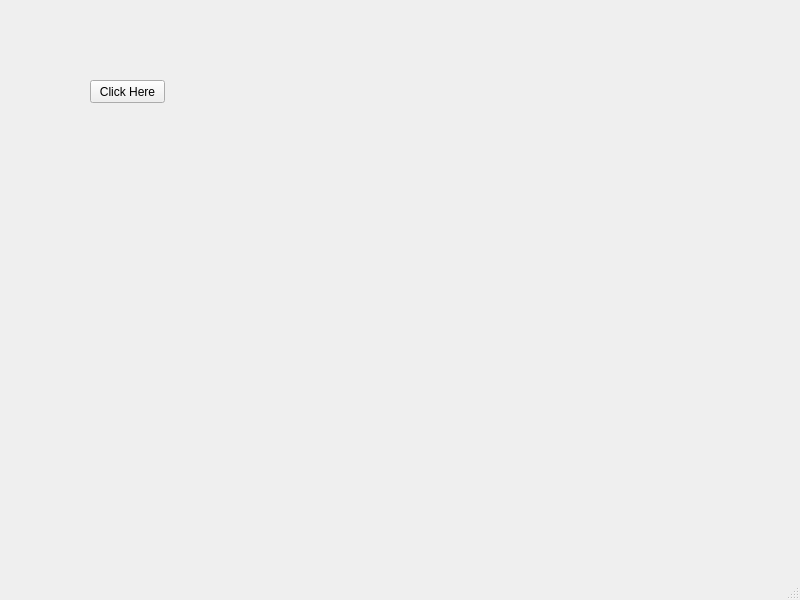
<?xml version="1.0" encoding="UTF-8"?>
<ui version="4.0">
 <class>MainWindow</class>
 <widget class="QMainWindow" name="MainWindow">
  <property name="geometry">
   <rect>
    <x>0</x>
    <y>0</y>
    <width>800</width>
    <height>600</height>
   </rect>
  </property>
  <property name="windowTitle">
   <string>MainWindow</string>
  </property>
  <widget class="QWidget" name="centralwidget">
   <widget class="QPushButton" name="pushButton">
    <property name="geometry">
     <rect>
      <x>90</x>
      <y>80</y>
      <width>75</width>
      <height>23</height>
     </rect>
    </property>
    <property name="text">
     <string>Click Here</string>
    </property>
   </widget>
  </widget>
  <widget class="QMenuBar" name="menubar">
   <property name="geometry">
    <rect>
     <x>0</x>
     <y>0</y>
     <width>800</width>
     <height>21</height>
    </rect>
   </property>
  </widget>
  <widget class="QStatusBar" name="statusbar"/>
 </widget>
 <resources/>
 <connections/>
</ui>
